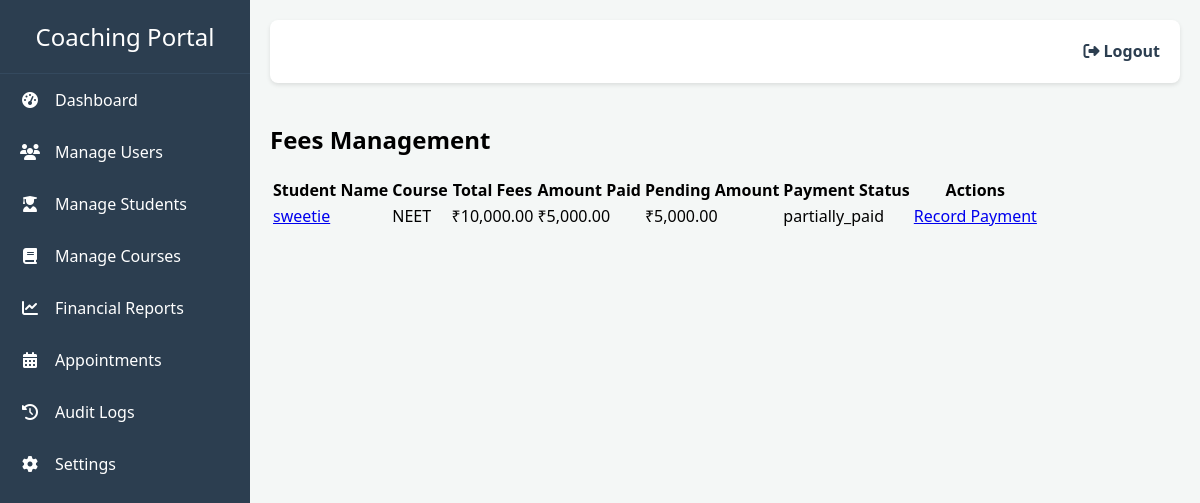
/receptionist_portal/fees_management (signed in), run on the app's committed database.
### models.py (models this page shows)
class Student(db.Model):
    id = db.Column(db.Integer, primary_key=True)
    name = db.Column(db.String(100), nullable=False)
    date_of_admission = db.Column(db.String(20), nullable=True)
    enquiry_id = db.Column(db.Integer, db.ForeignKey('enquiry.id'), unique=True, nullable=True)
    enquiry = db.relationship('Enquiry', backref='student', uselist=False)
    father_name = db.Column(db.String(100), nullable=True)
    qualification = db.Column(db.String(100), nullable=True)
    contact_no = db.Column(db.String(20), nullable=True)
    father_contact_no = db.Column(db.String(20), nullable=True)
    dob = db.Column(db.String(20), nullable=True)
    full_address = db.Column(db.String(200), nullable=True)
    exam_type = db.Column(db.String(100), nullable=True)
    target_exam = db.Column(db.String(100), nullable=True)
    fees = db.relationship('Fee', backref='student', lazy=True, cascade='all, delete-orphan')

class Enquiry(db.Model):
    id = db.Column(db.Integer, primary_key=True)
    name = db.Column(db.String(100), nullable=False)
    contact = db.Column(db.String(100), nullable=False)
    course_interest = db.Column(db.String(100), nullable=True)
    status = db.Column(db.String(20), nullable=False, default='New')
    joining_date = db.Column(db.String(20), nullable=True)

class Fee(db.Model):
    id = db.Column(db.Integer, primary_key=True)
    student_id = db.Column(db.Integer, db.ForeignKey('student.id'), nullable=False)
    total_amount = db.Column(db.Float, nullable=False)
    payment_plan = db.Column(db.String(50), nullable=False)
    num_installments = db.Column(db.Integer, nullable=True)
    status = db.Column(db.String(50), nullable=False, default='pending')
    payments = db.relationship('Payment', backref='fee', lazy=True, cascade='all, delete-orphan')
    last_paid_date = db.Column(db.String(20), nullable=True)
    @property
    def amount_paid(self):
        return sum(payment.amount for payment in self.payments)
    @property
    def pending_amount(self):
        return self.total_amount - self.amount_paid

class Payment(db.Model):
    id = db.Column(db.Integer, primary_key=True)
    fee_id = db.Column(db.Integer, db.ForeignKey('fee.id'), nullable=False)
    amount = db.Column(db.Float, nullable=False)
    payment_date = db.Column(db.String(20), nullable=False)
    notes = db.Column(db.String(200), nullable=True)

### app.py (the view)
@app.route('/receptionist_portal/fees_management')
@login_required
def fees_management():
    if current_user.role != 'receptionist':
        return redirect(url_for('login'))
    students = Student.query.options(db.joinedload(Student.fees)).all()
    return render_template('fees_management.html', students=students)

### app.py (called while the page is built)
@login_manager.user_loader
def load_user(user_id):
    return db.session.get(User, int(user_id))

### templates/fees_management.html (shortened to what this page needs)
{% extends "base.html" %}
{% block content %}
<div class="max-w-6xl mx-auto px-4 py-6">
    <div class="bg-white shadow-lg rounded-2xl p-6">
        <h2 class="text-2xl font-bold text-gray-800 mb-4">Fees Management</h2>
        <div class="mt-4 overflow-x-auto">
            <table class="min-w-full border border-gray-200 rounded-lg overflow-hidden">
                <thead class="bg-gray-100 text-gray-700 text-sm">
                    <tr>
                        <th class="px-4 py-2 text-left">Student Name</th>
                        <th class="px-4 py-2 text-left">Course</th>
                        <th class="px-4 py-2 text-left">Total Fees</th>
                        <th class="px-4 py-2 text-left">Amount Paid</th>
                        <th class="px-4 py-2 text-left">Pending Amount</th>
                        <th class="px-4 py-2 text-left">Payment Status</th>
                        <th class="px-4 py-2 text-left">Actions</th>
                    </tr>
                </thead>
                <tbody class="divide-y divide-gray-200 text-sm">
                    {% for student in students %}
                    <tr class="hover:bg-gray-50 transition">
                        <td class="px-4 py-2 font-medium text-gray-800">
                            <a href="{{ url_for('student_profile', student_id=student.id) }}" class="text-blue-600 hover:underline">
                                {{ student.name }}
                            </a>
                        </td>
                        <td class="px-4 py-2">{{ student.enquiry.course_interest if student.enquiry else 'N/A' }}</td>
                        <td class="px-4 py-2">₹{{ "{:,.2f}".format(student.fees[0].total_amount) if student.fees else 'N/A' }}</td>
                        <td class="px-4 py-2">₹{{ "{:,.2f}".format(student.fees[0].amount_paid) if student.fees else 'N/A' }}</td>
                        <td class="px-4 py-2">₹{{ "{:,.2f}".format(student.fees[0].pending_amount) if student.fees else 'N/A' }}</td>
                        <td class="px-4 py-2">
                            <span class="px-2 py-1 rounded-full text-xs font-semibold
                                {% if student.fees[0].status == 'paid' %} bg-green-100 text-green-700
                                {% elif student.fees[0].status == 'partially_paid' %} bg-yellow-100 text-yellow-700
                                {% else %} bg-red-100 text-red-700 {% endif %}">
                                {{ student.fees[0].status }}
                            </span>
                        </td>
                        <td class="px-4 py-2">
                            <a href="{{ url_for('record_payment', student_id=student.id) }}" class="text-blue-600 hover:underline">Record Payment</a>
                        </td>
                    </tr>
                    {% endfor %}
                </tbody>
            </table>
        </div>
    </div>
</div>
{% endblock %}

### templates/base.html (style rules this page uses)
body { font-family: 'Segoe UI', Tahoma, Geneva, Verdana, sans-serif; margin: 0; background-color: #f4f7f6; display: flex; }

### data on the page
Student: name "sweetie", enquiry "NEET", status "partially_paid"
Fee: total_amount "10,000.00", total_amount.amount "5,000.00"
Payment: amount "5,000.00"
